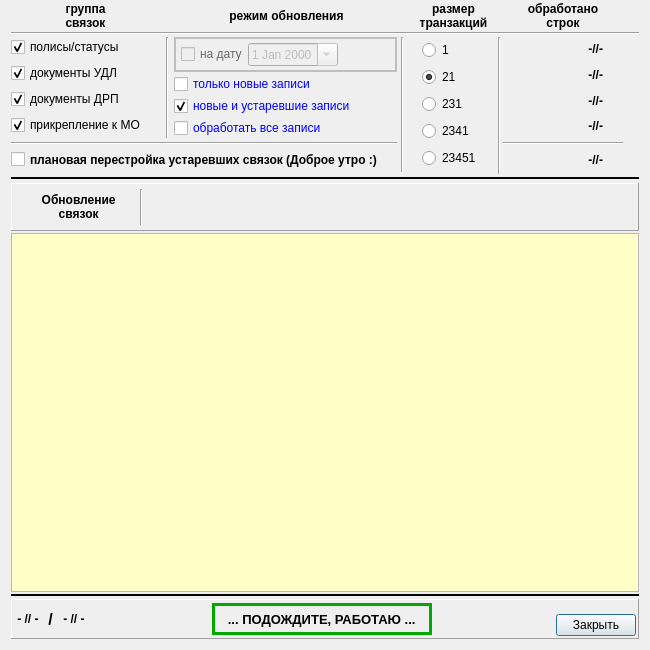
<?xml version="1.0" encoding="UTF-8"?>
<ui version="4.0">
 <class>reindex_wnd</class>
 <widget class="QDialog" name="reindex_wnd">
  <property name="geometry">
   <rect>
    <x>0</x>
    <y>0</y>
    <width>650</width>
    <height>650</height>
   </rect>
  </property>
  <property name="minimumSize">
   <size>
    <width>650</width>
    <height>650</height>
   </size>
  </property>
  <property name="windowTitle">
   <string>Обновление связок персон с полисами, документами и прикреплением</string>
  </property>
  <property name="windowIcon">
   <iconset resource="_inko_assig_res.qrc">
    <normaloff>:/inko_asg.bmp</normaloff>:/inko_asg.bmp</iconset>
  </property>
  <layout class="QGridLayout" name="gridLayout" rowstretch="0,0,0,0,0,0,0,0,0,0,0,0,0,0,0,0,0" columnstretch="0,0,0,0,0,0,0,0,1,0,0">
   <property name="topMargin">
    <number>2</number>
   </property>
   <property name="spacing">
    <number>2</number>
   </property>
   <item row="4" column="2" rowspan="4">
    <layout class="QVBoxLayout" name="verticalLayout_5">
     <property name="spacing">
      <number>2</number>
     </property>
     <item>
      <widget class="QCheckBox" name="ch_null">
       <property name="palette">
        <palette>
         <active>
          <colorrole role="WindowText">
           <brush brushstyle="SolidPattern">
            <color alpha="255">
             <red>0</red>
             <green>0</green>
             <blue>255</blue>
            </color>
           </brush>
          </colorrole>
         </active>
         <inactive>
          <colorrole role="WindowText">
           <brush brushstyle="SolidPattern">
            <color alpha="255">
             <red>0</red>
             <green>0</green>
             <blue>255</blue>
            </color>
           </brush>
          </colorrole>
         </inactive>
         <disabled>
          <colorrole role="WindowText">
           <brush brushstyle="SolidPattern">
            <color alpha="255">
             <red>106</red>
             <green>104</green>
             <blue>100</blue>
            </color>
           </brush>
          </colorrole>
         </disabled>
        </palette>
       </property>
       <property name="font">
        <font>
         <italic>false</italic>
        </font>
       </property>
       <property name="text">
        <string>только новые записи   </string>
       </property>
       <property name="checked">
        <bool>false</bool>
       </property>
      </widget>
     </item>
     <item>
      <widget class="QCheckBox" name="ch_old">
       <property name="enabled">
        <bool>true</bool>
       </property>
       <property name="palette">
        <palette>
         <active>
          <colorrole role="WindowText">
           <brush brushstyle="SolidPattern">
            <color alpha="255">
             <red>0</red>
             <green>0</green>
             <blue>255</blue>
            </color>
           </brush>
          </colorrole>
         </active>
         <inactive>
          <colorrole role="WindowText">
           <brush brushstyle="SolidPattern">
            <color alpha="255">
             <red>0</red>
             <green>0</green>
             <blue>255</blue>
            </color>
           </brush>
          </colorrole>
         </inactive>
         <disabled>
          <colorrole role="WindowText">
           <brush brushstyle="SolidPattern">
            <color alpha="255">
             <red>106</red>
             <green>104</green>
             <blue>100</blue>
            </color>
           </brush>
          </colorrole>
         </disabled>
        </palette>
       </property>
       <property name="font">
        <font>
         <italic>false</italic>
        </font>
       </property>
       <property name="text">
        <string>новые и устаревшие записи</string>
       </property>
       <property name="checked">
        <bool>true</bool>
       </property>
      </widget>
     </item>
     <item>
      <widget class="QCheckBox" name="ch_all">
       <property name="enabled">
        <bool>true</bool>
       </property>
       <property name="palette">
        <palette>
         <active>
          <colorrole role="WindowText">
           <brush brushstyle="SolidPattern">
            <color alpha="255">
             <red>0</red>
             <green>0</green>
             <blue>255</blue>
            </color>
           </brush>
          </colorrole>
         </active>
         <inactive>
          <colorrole role="WindowText">
           <brush brushstyle="SolidPattern">
            <color alpha="255">
             <red>0</red>
             <green>0</green>
             <blue>255</blue>
            </color>
           </brush>
          </colorrole>
         </inactive>
         <disabled>
          <colorrole role="WindowText">
           <brush brushstyle="SolidPattern">
            <color alpha="255">
             <red>106</red>
             <green>104</green>
             <blue>100</blue>
            </color>
           </brush>
          </colorrole>
         </disabled>
        </palette>
       </property>
       <property name="font">
        <font>
         <italic>false</italic>
        </font>
       </property>
       <property name="text">
        <string>обработать все записи</string>
       </property>
       <property name="checked">
        <bool>false</bool>
       </property>
      </widget>
     </item>
    </layout>
   </item>
   <item row="13" column="0" colspan="11">
    <widget class="QFrame" name="horizontalFrame_3">
     <property name="frameShape">
      <enum>QFrame::Panel</enum>
     </property>
     <property name="frameShadow">
      <enum>QFrame::Raised</enum>
     </property>
     <layout class="QHBoxLayout" name="horizontalLayout_4">
      <property name="spacing">
       <number>2</number>
      </property>
      <property name="leftMargin">
       <number>5</number>
      </property>
      <property name="topMargin">
       <number>5</number>
      </property>
      <property name="rightMargin">
       <number>5</number>
      </property>
      <property name="bottomMargin">
       <number>5</number>
      </property>
      <item>
       <widget class="QPushButton" name="bn_process">
        <property name="minimumSize">
         <size>
          <width>120</width>
          <height>36</height>
         </size>
        </property>
        <property name="maximumSize">
         <size>
          <width>120</width>
          <height>36</height>
         </size>
        </property>
        <property name="font">
         <font>
          <weight>75</weight>
          <bold>true</bold>
         </font>
        </property>
        <property name="layoutDirection">
         <enum>Qt::RightToLeft</enum>
        </property>
        <property name="text">
         <string> Обновление   
 связок</string>
        </property>
        <property name="icon">
         <iconset resource="_inko_assig_res.qrc">
          <normaloff>:/start.png</normaloff>
          <disabledoff>:/start_off.png</disabledoff>:/start.png</iconset>
        </property>
        <property name="iconSize">
         <size>
          <width>32</width>
          <height>32</height>
         </size>
        </property>
        <property name="checkable">
         <bool>false</bool>
        </property>
        <property name="flat">
         <bool>true</bool>
        </property>
       </widget>
      </item>
      <item>
       <widget class="Line" name="line_7">
        <property name="minimumSize">
         <size>
          <width>5</width>
          <height>0</height>
         </size>
        </property>
        <property name="orientation">
         <enum>Qt::Vertical</enum>
        </property>
       </widget>
      </item>
      <item>
       <widget class="QPushButton" name="bn_pause">
        <property name="enabled">
         <bool>false</bool>
        </property>
        <property name="minimumSize">
         <size>
          <width>36</width>
          <height>36</height>
         </size>
        </property>
        <property name="maximumSize">
         <size>
          <width>36</width>
          <height>36</height>
         </size>
        </property>
        <property name="text">
         <string/>
        </property>
        <property name="icon">
         <iconset resource="_inko_assig_res.qrc">
          <normaloff>:/pause.png</normaloff>
          <disabledoff>:/pause_off.png</disabledoff>:/pause.png</iconset>
        </property>
        <property name="iconSize">
         <size>
          <width>32</width>
          <height>32</height>
         </size>
        </property>
        <property name="flat">
         <bool>true</bool>
        </property>
       </widget>
      </item>
      <item>
       <widget class="QPushButton" name="bn_stop">
        <property name="enabled">
         <bool>false</bool>
        </property>
        <property name="minimumSize">
         <size>
          <width>36</width>
          <height>36</height>
         </size>
        </property>
        <property name="maximumSize">
         <size>
          <width>36</width>
          <height>36</height>
         </size>
        </property>
        <property name="text">
         <string/>
        </property>
        <property name="icon">
         <iconset resource="_inko_assig_res.qrc">
          <normaloff>:/stop.png</normaloff>
          <disabledoff>:/stop_off.png</disabledoff>:/stop.png</iconset>
        </property>
        <property name="iconSize">
         <size>
          <width>32</width>
          <height>32</height>
         </size>
        </property>
        <property name="flat">
         <bool>true</bool>
        </property>
       </widget>
      </item>
      <item>
       <spacer name="horizontalSpacer_8">
        <property name="orientation">
         <enum>Qt::Horizontal</enum>
        </property>
        <property name="sizeHint" stdset="0">
         <size>
          <width>40</width>
          <height>20</height>
         </size>
        </property>
       </spacer>
      </item>
     </layout>
    </widget>
   </item>
   <item row="16" column="0" colspan="11">
    <widget class="QFrame" name="horizontalFrame">
     <property name="maximumSize">
      <size>
       <width>16777215</width>
       <height>40</height>
      </size>
     </property>
     <property name="frameShape">
      <enum>QFrame::Panel</enum>
     </property>
     <property name="frameShadow">
      <enum>QFrame::Raised</enum>
     </property>
     <layout class="QHBoxLayout" name="horizontalLayout">
      <property name="spacing">
       <number>2</number>
      </property>
      <property name="leftMargin">
       <number>2</number>
      </property>
      <property name="topMargin">
       <number>2</number>
      </property>
      <property name="rightMargin">
       <number>2</number>
      </property>
      <property name="bottomMargin">
       <number>2</number>
      </property>
      <item>
       <widget class="QLabel" name="lab_time_all">
        <property name="font">
         <font>
          <weight>75</weight>
          <bold>true</bold>
         </font>
        </property>
        <property name="text">
         <string> - // - </string>
        </property>
        <property name="alignment">
         <set>Qt::AlignLeading|Qt::AlignLeft|Qt::AlignVCenter</set>
        </property>
       </widget>
      </item>
      <item>
       <widget class="QLabel" name="lab_t1">
        <property name="minimumSize">
         <size>
          <width>0</width>
          <height>32</height>
         </size>
        </property>
        <property name="maximumSize">
         <size>
          <width>16777215</width>
          <height>32</height>
         </size>
        </property>
        <property name="font">
         <font>
          <pointsize>12</pointsize>
          <weight>75</weight>
          <bold>true</bold>
         </font>
        </property>
        <property name="text">
         <string> / </string>
        </property>
        <property name="alignment">
         <set>Qt::AlignLeading|Qt::AlignLeft|Qt::AlignVCenter</set>
        </property>
       </widget>
      </item>
      <item>
       <widget class="QLabel" name="lab_time">
        <property name="font">
         <font>
          <weight>75</weight>
          <bold>true</bold>
         </font>
        </property>
        <property name="text">
         <string> - // - </string>
        </property>
        <property name="alignment">
         <set>Qt::AlignLeading|Qt::AlignLeft|Qt::AlignVCenter</set>
        </property>
       </widget>
      </item>
      <item>
       <spacer name="horizontalSpacer_3">
        <property name="orientation">
         <enum>Qt::Horizontal</enum>
        </property>
        <property name="sizeHint" stdset="0">
         <size>
          <width>40</width>
          <height>20</height>
         </size>
        </property>
       </spacer>
      </item>
      <item>
       <widget class="QFrame" name="pan_wait">
        <property name="minimumSize">
         <size>
          <width>0</width>
          <height>32</height>
         </size>
        </property>
        <property name="maximumSize">
         <size>
          <width>16777215</width>
          <height>32</height>
         </size>
        </property>
        <property name="palette">
         <palette>
          <active>
           <colorrole role="WindowText">
            <brush brushstyle="SolidPattern">
             <color alpha="255">
              <red>0</red>
              <green>170</green>
              <blue>0</blue>
             </color>
            </brush>
           </colorrole>
           <colorrole role="Base">
            <brush brushstyle="SolidPattern">
             <color alpha="255">
              <red>255</red>
              <green>255</green>
              <blue>255</blue>
             </color>
            </brush>
           </colorrole>
           <colorrole role="Window">
            <brush brushstyle="SolidPattern">
             <color alpha="255">
              <red>255</red>
              <green>255</green>
              <blue>127</blue>
             </color>
            </brush>
           </colorrole>
          </active>
          <inactive>
           <colorrole role="WindowText">
            <brush brushstyle="SolidPattern">
             <color alpha="255">
              <red>0</red>
              <green>170</green>
              <blue>0</blue>
             </color>
            </brush>
           </colorrole>
           <colorrole role="Base">
            <brush brushstyle="SolidPattern">
             <color alpha="255">
              <red>255</red>
              <green>255</green>
              <blue>255</blue>
             </color>
            </brush>
           </colorrole>
           <colorrole role="Window">
            <brush brushstyle="SolidPattern">
             <color alpha="255">
              <red>255</red>
              <green>255</green>
              <blue>127</blue>
             </color>
            </brush>
           </colorrole>
          </inactive>
          <disabled>
           <colorrole role="WindowText">
            <brush brushstyle="SolidPattern">
             <color alpha="255">
              <red>120</red>
              <green>120</green>
              <blue>120</blue>
             </color>
            </brush>
           </colorrole>
           <colorrole role="Base">
            <brush brushstyle="SolidPattern">
             <color alpha="255">
              <red>255</red>
              <green>255</green>
              <blue>127</blue>
             </color>
            </brush>
           </colorrole>
           <colorrole role="Window">
            <brush brushstyle="SolidPattern">
             <color alpha="255">
              <red>255</red>
              <green>255</green>
              <blue>127</blue>
             </color>
            </brush>
           </colorrole>
          </disabled>
         </palette>
        </property>
        <property name="frameShape">
         <enum>QFrame::Panel</enum>
        </property>
        <property name="frameShadow">
         <enum>QFrame::Plain</enum>
        </property>
        <property name="lineWidth">
         <number>3</number>
        </property>
        <layout class="QHBoxLayout" name="horizontalLayout_26">
         <property name="spacing">
          <number>2</number>
         </property>
         <property name="leftMargin">
          <number>2</number>
         </property>
         <property name="topMargin">
          <number>5</number>
         </property>
         <property name="rightMargin">
          <number>2</number>
         </property>
         <property name="bottomMargin">
          <number>5</number>
         </property>
         <item>
          <widget class="QLabel" name="label_9">
           <property name="palette">
            <palette>
             <active>
              <colorrole role="WindowText">
               <brush brushstyle="SolidPattern">
                <color alpha="255">
                 <red>0</red>
                 <green>0</green>
                 <blue>0</blue>
                </color>
               </brush>
              </colorrole>
             </active>
             <inactive>
              <colorrole role="WindowText">
               <brush brushstyle="SolidPattern">
                <color alpha="255">
                 <red>0</red>
                 <green>0</green>
                 <blue>0</blue>
                </color>
               </brush>
              </colorrole>
             </inactive>
             <disabled>
              <colorrole role="WindowText">
               <brush brushstyle="SolidPattern">
                <color alpha="255">
                 <red>120</red>
                 <green>120</green>
                 <blue>120</blue>
                </color>
               </brush>
              </colorrole>
             </disabled>
            </palette>
           </property>
           <property name="font">
            <font>
             <pointsize>10</pointsize>
             <weight>75</weight>
             <bold>true</bold>
            </font>
           </property>
           <property name="frameShape">
            <enum>QFrame::NoFrame</enum>
           </property>
           <property name="frameShadow">
            <enum>QFrame::Plain</enum>
           </property>
           <property name="lineWidth">
            <number>2</number>
           </property>
           <property name="text">
            <string>   ... ПОДОЖДИТЕ, РАБОТАЮ ...   </string>
           </property>
          </widget>
         </item>
        </layout>
       </widget>
      </item>
      <item>
       <spacer name="horizontalSpacer_4">
        <property name="orientation">
         <enum>Qt::Horizontal</enum>
        </property>
        <property name="sizeHint" stdset="0">
         <size>
          <width>40</width>
          <height>20</height>
         </size>
        </property>
       </spacer>
      </item>
      <item>
       <layout class="QVBoxLayout" name="verticalLayout">
        <property name="spacing">
         <number>0</number>
        </property>
        <property name="leftMargin">
         <number>0</number>
        </property>
        <property name="topMargin">
         <number>0</number>
        </property>
        <property name="rightMargin">
         <number>0</number>
        </property>
        <property name="bottomMargin">
         <number>0</number>
        </property>
        <item>
         <spacer name="verticalSpacer_2">
          <property name="orientation">
           <enum>Qt::Vertical</enum>
          </property>
          <property name="sizeHint" stdset="0">
           <size>
            <width>2</width>
            <height>2</height>
           </size>
          </property>
         </spacer>
        </item>
        <item>
         <widget class="QPushButton" name="bn_close">
          <property name="minimumSize">
           <size>
            <width>65</width>
            <height>0</height>
           </size>
          </property>
          <property name="text">
           <string>Закрыть</string>
          </property>
          <property name="default">
           <bool>true</bool>
          </property>
         </widget>
        </item>
       </layout>
      </item>
     </layout>
    </widget>
   </item>
   <item row="3" column="4" rowspan="8">
    <widget class="Line" name="line_5">
     <property name="orientation">
      <enum>Qt::Vertical</enum>
     </property>
    </widget>
   </item>
   <item row="3" column="5">
    <spacer name="horizontalSpacer_5">
     <property name="orientation">
      <enum>Qt::Horizontal</enum>
     </property>
     <property name="sizeHint" stdset="0">
      <size>
       <width>40</width>
       <height>20</height>
      </size>
     </property>
    </spacer>
   </item>
   <item row="0" column="0">
    <widget class="QLabel" name="label">
     <property name="maximumSize">
      <size>
       <width>150</width>
       <height>16777215</height>
      </size>
     </property>
     <property name="font">
      <font>
       <weight>75</weight>
       <bold>true</bold>
      </font>
     </property>
     <property name="text">
      <string>группа 
связок</string>
     </property>
     <property name="alignment">
      <set>Qt::AlignCenter</set>
     </property>
    </widget>
   </item>
   <item row="15" column="0" colspan="11">
    <widget class="Line" name="line_2">
     <property name="frameShadow">
      <enum>QFrame::Plain</enum>
     </property>
     <property name="lineWidth">
      <number>2</number>
     </property>
     <property name="orientation">
      <enum>Qt::Horizontal</enum>
     </property>
    </widget>
   </item>
   <item row="3" column="6" rowspan="8">
    <layout class="QVBoxLayout" name="verticalLayout_2">
     <property name="spacing">
      <number>4</number>
     </property>
     <property name="topMargin">
      <number>0</number>
     </property>
     <item>
      <widget class="QRadioButton" name="rb_1">
       <property name="text">
        <string>1</string>
       </property>
       <property name="checked">
        <bool>false</bool>
       </property>
      </widget>
     </item>
     <item>
      <widget class="QRadioButton" name="rb_21">
       <property name="text">
        <string>21</string>
       </property>
       <property name="checked">
        <bool>true</bool>
       </property>
      </widget>
     </item>
     <item>
      <widget class="QRadioButton" name="rb_231">
       <property name="text">
        <string>231</string>
       </property>
      </widget>
     </item>
     <item>
      <widget class="QRadioButton" name="rb_2341">
       <property name="text">
        <string>2341</string>
       </property>
      </widget>
     </item>
     <item>
      <widget class="QRadioButton" name="rb_23451">
       <property name="text">
        <string>23451</string>
       </property>
      </widget>
     </item>
    </layout>
   </item>
   <item row="3" column="1" rowspan="5">
    <widget class="Line" name="line_6">
     <property name="minimumSize">
      <size>
       <width>10</width>
       <height>10</height>
      </size>
     </property>
     <property name="orientation">
      <enum>Qt::Vertical</enum>
     </property>
    </widget>
   </item>
   <item row="3" column="10">
    <spacer name="horizontalSpacer_7">
     <property name="orientation">
      <enum>Qt::Horizontal</enum>
     </property>
     <property name="sizeHint" stdset="0">
      <size>
       <width>40</width>
       <height>20</height>
      </size>
     </property>
    </spacer>
   </item>
   <item row="10" column="0" colspan="3">
    <widget class="QCheckBox" name="ch_links">
     <property name="enabled">
      <bool>true</bool>
     </property>
     <property name="minimumSize">
      <size>
       <width>0</width>
       <height>25</height>
      </size>
     </property>
     <property name="font">
      <font>
       <weight>75</weight>
       <bold>true</bold>
      </font>
     </property>
     <property name="text">
      <string>плановая перестройка устаревших связок (Доброе утро :)    </string>
     </property>
     <property name="checked">
      <bool>false</bool>
     </property>
    </widget>
   </item>
   <item row="0" column="5" colspan="4">
    <widget class="QLabel" name="label_4">
     <property name="font">
      <font>
       <weight>75</weight>
       <bold>true</bold>
      </font>
     </property>
     <property name="text">
      <string>размер
транзакций</string>
     </property>
     <property name="alignment">
      <set>Qt::AlignCenter</set>
     </property>
    </widget>
   </item>
   <item row="3" column="7">
    <spacer name="horizontalSpacer_6">
     <property name="orientation">
      <enum>Qt::Horizontal</enum>
     </property>
     <property name="sizeHint" stdset="0">
      <size>
       <width>40</width>
       <height>20</height>
      </size>
     </property>
    </spacer>
   </item>
   <item row="12" column="0" colspan="11">
    <widget class="Line" name="line_3">
     <property name="minimumSize">
      <size>
       <width>0</width>
       <height>5</height>
      </size>
     </property>
     <property name="frameShadow">
      <enum>QFrame::Plain</enum>
     </property>
     <property name="lineWidth">
      <number>2</number>
     </property>
     <property name="orientation">
      <enum>Qt::Horizontal</enum>
     </property>
    </widget>
   </item>
   <item row="0" column="2" colspan="2">
    <widget class="QLabel" name="label_2">
     <property name="font">
      <font>
       <weight>75</weight>
       <bold>true</bold>
      </font>
     </property>
     <property name="text">
      <string>режим обновления</string>
     </property>
     <property name="alignment">
      <set>Qt::AlignCenter</set>
     </property>
    </widget>
   </item>
   <item row="14" column="0" colspan="11">
    <widget class="QPlainTextEdit" name="te_log">
     <property name="palette">
      <palette>
       <active>
        <colorrole role="Base">
         <brush brushstyle="SolidPattern">
          <color alpha="255">
           <red>255</red>
           <green>255</green>
           <blue>200</blue>
          </color>
         </brush>
        </colorrole>
       </active>
       <inactive>
        <colorrole role="Base">
         <brush brushstyle="SolidPattern">
          <color alpha="255">
           <red>255</red>
           <green>255</green>
           <blue>200</blue>
          </color>
         </brush>
        </colorrole>
       </inactive>
       <disabled>
        <colorrole role="Base">
         <brush brushstyle="SolidPattern">
          <color alpha="255">
           <red>212</red>
           <green>208</green>
           <blue>200</blue>
          </color>
         </brush>
        </colorrole>
       </disabled>
      </palette>
     </property>
    </widget>
   </item>
   <item row="0" column="9">
    <widget class="QLabel" name="label_5">
     <property name="minimumSize">
      <size>
       <width>120</width>
       <height>0</height>
      </size>
     </property>
     <property name="maximumSize">
      <size>
       <width>120</width>
       <height>16777215</height>
      </size>
     </property>
     <property name="font">
      <font>
       <weight>75</weight>
       <bold>true</bold>
      </font>
     </property>
     <property name="text">
      <string>обработано
строк</string>
     </property>
     <property name="alignment">
      <set>Qt::AlignCenter</set>
     </property>
    </widget>
   </item>
   <item row="9" column="0" colspan="3">
    <widget class="Line" name="line_8">
     <property name="minimumSize">
      <size>
       <width>0</width>
       <height>2</height>
      </size>
     </property>
     <property name="orientation">
      <enum>Qt::Horizontal</enum>
     </property>
    </widget>
   </item>
   <item row="10" column="9">
    <widget class="QLabel" name="cnt_links">
     <property name="minimumSize">
      <size>
       <width>100</width>
       <height>0</height>
      </size>
     </property>
     <property name="maximumSize">
      <size>
       <width>100</width>
       <height>16777215</height>
      </size>
     </property>
     <property name="font">
      <font>
       <weight>75</weight>
       <bold>true</bold>
      </font>
     </property>
     <property name="text">
      <string>-//-</string>
     </property>
     <property name="alignment">
      <set>Qt::AlignRight|Qt::AlignTrailing|Qt::AlignVCenter</set>
     </property>
    </widget>
   </item>
   <item row="3" column="2">
    <widget class="QFrame" name="frame">
     <property name="enabled">
      <bool>false</bool>
     </property>
     <property name="frameShape">
      <enum>QFrame::Box</enum>
     </property>
     <property name="frameShadow">
      <enum>QFrame::Plain</enum>
     </property>
     <property name="lineWidth">
      <number>2</number>
     </property>
     <layout class="QHBoxLayout" name="horizontalLayout_2">
      <property name="spacing">
       <number>2</number>
      </property>
      <property name="leftMargin">
       <number>5</number>
      </property>
      <property name="topMargin">
       <number>4</number>
      </property>
      <property name="rightMargin">
       <number>5</number>
      </property>
      <property name="bottomMargin">
       <number>4</number>
      </property>
      <item>
       <widget class="QCheckBox" name="ch_date">
        <property name="minimumSize">
         <size>
          <width>65</width>
          <height>0</height>
         </size>
        </property>
        <property name="maximumSize">
         <size>
          <width>55</width>
          <height>16777215</height>
         </size>
        </property>
        <property name="palette">
         <palette>
          <active>
           <colorrole role="WindowText">
            <brush brushstyle="SolidPattern">
             <color alpha="255">
              <red>0</red>
              <green>0</green>
              <blue>255</blue>
             </color>
            </brush>
           </colorrole>
          </active>
          <inactive>
           <colorrole role="WindowText">
            <brush brushstyle="SolidPattern">
             <color alpha="255">
              <red>0</red>
              <green>0</green>
              <blue>255</blue>
             </color>
            </brush>
           </colorrole>
          </inactive>
          <disabled>
           <colorrole role="WindowText">
            <brush brushstyle="SolidPattern">
             <color alpha="255">
              <red>106</red>
              <green>104</green>
              <blue>100</blue>
             </color>
            </brush>
           </colorrole>
          </disabled>
         </palette>
        </property>
        <property name="font">
         <font>
          <italic>false</italic>
         </font>
        </property>
        <property name="text">
         <string>на дату</string>
        </property>
        <property name="checked">
         <bool>false</bool>
        </property>
       </widget>
      </item>
      <item>
       <widget class="QDateEdit" name="date">
        <property name="enabled">
         <bool>false</bool>
        </property>
        <property name="minimumSize">
         <size>
          <width>90</width>
          <height>0</height>
         </size>
        </property>
        <property name="maximumSize">
         <size>
          <width>90</width>
          <height>16777215</height>
         </size>
        </property>
        <property name="calendarPopup">
         <bool>true</bool>
        </property>
       </widget>
      </item>
      <item>
       <spacer name="horizontalSpacer">
        <property name="orientation">
         <enum>Qt::Horizontal</enum>
        </property>
        <property name="sizeHint" stdset="0">
         <size>
          <width>40</width>
          <height>20</height>
         </size>
        </property>
       </spacer>
      </item>
     </layout>
    </widget>
   </item>
   <item row="3" column="0" rowspan="5">
    <layout class="QVBoxLayout" name="verticalLayout_4">
     <property name="spacing">
      <number>6</number>
     </property>
     <item>
      <widget class="QCheckBox" name="ch_pol">
       <property name="font">
        <font>
         <weight>50</weight>
         <bold>false</bold>
        </font>
       </property>
       <property name="text">
        <string>полисы/статусы</string>
       </property>
       <property name="checked">
        <bool>true</bool>
       </property>
      </widget>
     </item>
     <item>
      <widget class="QCheckBox" name="ch_udl">
       <property name="font">
        <font>
         <weight>50</weight>
         <bold>false</bold>
        </font>
       </property>
       <property name="text">
        <string>документы УДЛ</string>
       </property>
       <property name="checked">
        <bool>true</bool>
       </property>
      </widget>
     </item>
     <item>
      <widget class="QCheckBox" name="ch_drp">
       <property name="font">
        <font>
         <weight>50</weight>
         <bold>false</bold>
        </font>
       </property>
       <property name="text">
        <string>документы ДРП</string>
       </property>
       <property name="checked">
        <bool>true</bool>
       </property>
      </widget>
     </item>
     <item>
      <widget class="QCheckBox" name="ch_asg">
       <property name="font">
        <font>
         <weight>50</weight>
         <bold>false</bold>
        </font>
       </property>
       <property name="text">
        <string>прикрепление к МО    </string>
       </property>
       <property name="checked">
        <bool>true</bool>
       </property>
      </widget>
     </item>
    </layout>
   </item>
   <item row="3" column="9" rowspan="5">
    <layout class="QVBoxLayout" name="verticalLayout_6">
     <item>
      <widget class="QLabel" name="cnt_pol">
       <property name="minimumSize">
        <size>
         <width>100</width>
         <height>0</height>
        </size>
       </property>
       <property name="maximumSize">
        <size>
         <width>100</width>
         <height>16777215</height>
        </size>
       </property>
       <property name="font">
        <font>
         <weight>75</weight>
         <bold>true</bold>
        </font>
       </property>
       <property name="text">
        <string>-//-</string>
       </property>
       <property name="alignment">
        <set>Qt::AlignRight|Qt::AlignTrailing|Qt::AlignVCenter</set>
       </property>
      </widget>
     </item>
     <item>
      <widget class="QLabel" name="cnt_udl">
       <property name="minimumSize">
        <size>
         <width>100</width>
         <height>0</height>
        </size>
       </property>
       <property name="maximumSize">
        <size>
         <width>100</width>
         <height>16777215</height>
        </size>
       </property>
       <property name="font">
        <font>
         <weight>75</weight>
         <bold>true</bold>
        </font>
       </property>
       <property name="text">
        <string>-//-</string>
       </property>
       <property name="alignment">
        <set>Qt::AlignRight|Qt::AlignTrailing|Qt::AlignVCenter</set>
       </property>
      </widget>
     </item>
     <item>
      <widget class="QLabel" name="cnt_drp">
       <property name="minimumSize">
        <size>
         <width>100</width>
         <height>0</height>
        </size>
       </property>
       <property name="maximumSize">
        <size>
         <width>100</width>
         <height>16777215</height>
        </size>
       </property>
       <property name="font">
        <font>
         <weight>75</weight>
         <bold>true</bold>
        </font>
       </property>
       <property name="text">
        <string>-//-</string>
       </property>
       <property name="alignment">
        <set>Qt::AlignRight|Qt::AlignTrailing|Qt::AlignVCenter</set>
       </property>
      </widget>
     </item>
     <item>
      <widget class="QLabel" name="cnt_asg">
       <property name="minimumSize">
        <size>
         <width>100</width>
         <height>0</height>
        </size>
       </property>
       <property name="maximumSize">
        <size>
         <width>100</width>
         <height>16777215</height>
        </size>
       </property>
       <property name="font">
        <font>
         <weight>75</weight>
         <bold>true</bold>
        </font>
       </property>
       <property name="text">
        <string>-//-</string>
       </property>
       <property name="alignment">
        <set>Qt::AlignRight|Qt::AlignTrailing|Qt::AlignVCenter</set>
       </property>
      </widget>
     </item>
    </layout>
   </item>
   <item row="9" column="9">
    <widget class="Line" name="line_9">
     <property name="minimumSize">
      <size>
       <width>2</width>
       <height>2</height>
      </size>
     </property>
     <property name="orientation">
      <enum>Qt::Horizontal</enum>
     </property>
    </widget>
   </item>
   <item row="1" column="0" rowspan="2" colspan="11">
    <widget class="Line" name="line">
     <property name="orientation">
      <enum>Qt::Horizontal</enum>
     </property>
    </widget>
   </item>
   <item row="3" column="8" rowspan="9">
    <widget class="Line" name="line_4">
     <property name="orientation">
      <enum>Qt::Vertical</enum>
     </property>
    </widget>
   </item>
  </layout>
 </widget>
 <resources>
  <include location="_inko_assig_res.qrc"/>
 </resources>
 <connections/>
</ui>
